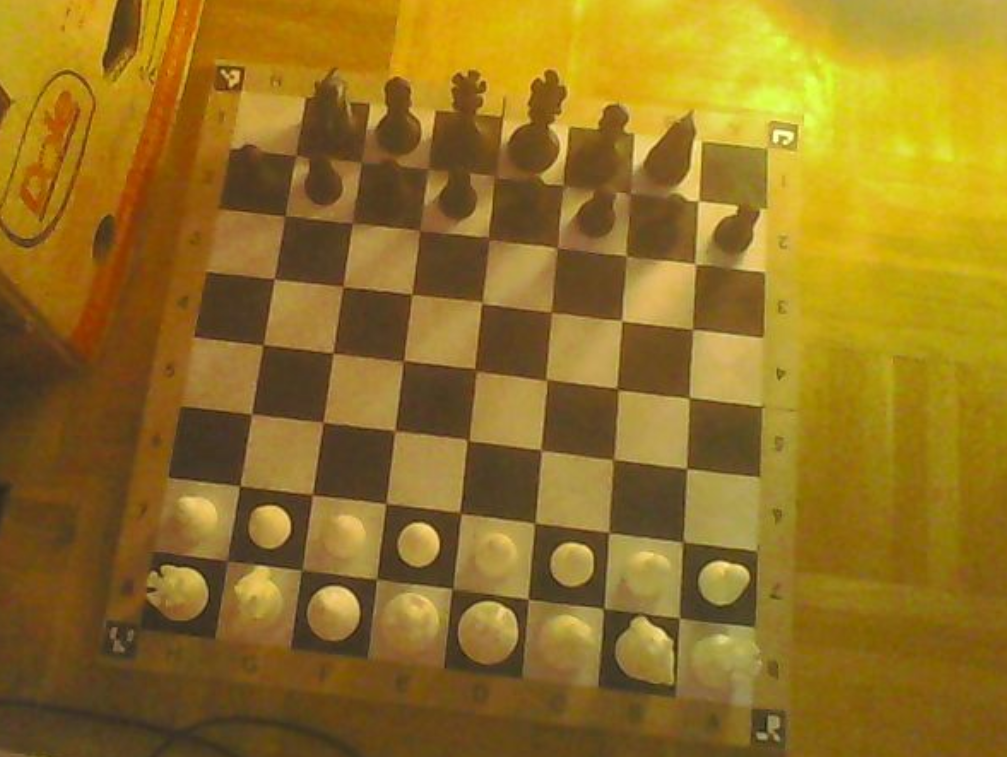
#> input picture clipboard_board.png, 1007 x 757 px
$ python -i pastille_detector.py   (imports and definitions only)
#> lines starting #> are read from the running program, lines starting #| are printed output that depends on the picture; after the words box and inside, x2 and y2 are one past the last pixel; in counts of white or black regions, pixels touching at a corner belong together
#> further down, picture is the input picture: shape (757, 1007, 3); mean B, G, R 34.8, 113.8, 146.8
"""
Détection robuste des pastilles de couleur posées sur les pièces d'échecs :
- Pions noirs : pastilles VIOLETTES
- Pièces rang 1 noir (arrière-rangée noire : tours, cavaliers, fous, reine, roi) : pastilles BLEUES
- Pions blancs : pastilles ROUGES
- Pièces rang 8 blanc (arrière-rangée blanche : tours, cavaliers, fous, reine, roi) : pastilles VERTES

Avec compensation de parallaxe 3D :
Quand la caméra est inclinée, le sommet d'une pièce haute (7-9 cm) est projeté
plus loin du centre optique que sa base posée au sol. Ce module compense
ce décalage projectif pour associer avec certitude chaque pastille à sa case réelle.
"""

import cv2
import numpy as np
import chess

SQ = 64
WARP_SIZE = 512
PASTILLE_PAD = 64  # Marge d'une case tout autour du quadrillage 512x512 pour capter les pièces hautes débordant par l'angle caméra

# Identifiants de pastille
PASTILLE_NONE = None
PASTILLE_PAWN_B = "PAWN_B"    # Violet (Pion Noir)
PASTILLE_PIECE_B = "PIECE_B"  # Bleu (Pièce Noire)
PASTILLE_PAWN_W = "PAWN_W"    # Rouge (Pion Blanc)
PASTILLE_PIECE_W = "PIECE_W"  # Vert (Pièce Blanche)


class PastilleDetection:
    """Représente une pastille détectée sur le plateau."""
    def __init__(self, ptype, cx, cy, area, circularity, color_bgr, base_x=None, base_y=None):
        self.type = ptype
        self.cx = cx
        self.cy = cy
        self.area = area
        self.circularity = circularity
        self.color_bgr = color_bgr
        # Coordonnées estimées de la base de la pièce au sol (après compensation de parallaxe)
        self.base_x = base_x if base_x is not None else cx
        self.base_y = base_y if base_y is not None else cy

    def to_dict(self):
        return {
            'type': self.type,
            'cx': float(self.cx),
            'cy': float(self.cy),
            'base_x': float(self.base_x),
            'base_y': float(self.base_y),
            'area': float(self.area),
            'circularity': float(self.circularity),
            'color_bgr': self.color_bgr
        }


def detect_pastille_blobs(warped_img, center_xy=None, pad=None, config=None):
    """
    Extrait tous les blobs de pastilles de couleur sur une image redressée (512x512 ou 640x640 avec pad=64).
    Retourne une liste de PastilleDetection dont les coordonnées (cx, cy) et (base_x, base_y)
    sont exprimées dans le repère standard [0..512] du plateau.
    """
    if warped_img is None:
        return []

    cfg = config or {}
    min_area = float(cfg.get("pastille_min_area", 45))
    max_area = float(cfg.get("pastille_max_area", 320))
    min_circ = float(cfg.get("pastille_min_circ", 0.52))
    min_sat = float(cfg.get("pastille_min_sat", 40))
    parallax_scale = float(cfg.get("parallax_scale", 1.0))

    h, w = warped_img.shape[:2]
#> h = 757; w = 1007
    if pad is None:
        pad = PASTILLE_PAD if (h == WARP_SIZE + 2 * PASTILLE_PAD and w == WARP_SIZE + 2 * PASTILLE_PAD) else 0
#> pad = 0
    hsv = cv2.cvtColor(warped_img, cv2.COLOR_BGR2HSV)
#> hsv: shape (757, 1007, 3); mean H, S, V 20.2, 190.8, 146.9
    H, S, V = hsv[:, :, 0], hsv[:, :, 1], hsv[:, :, 2]
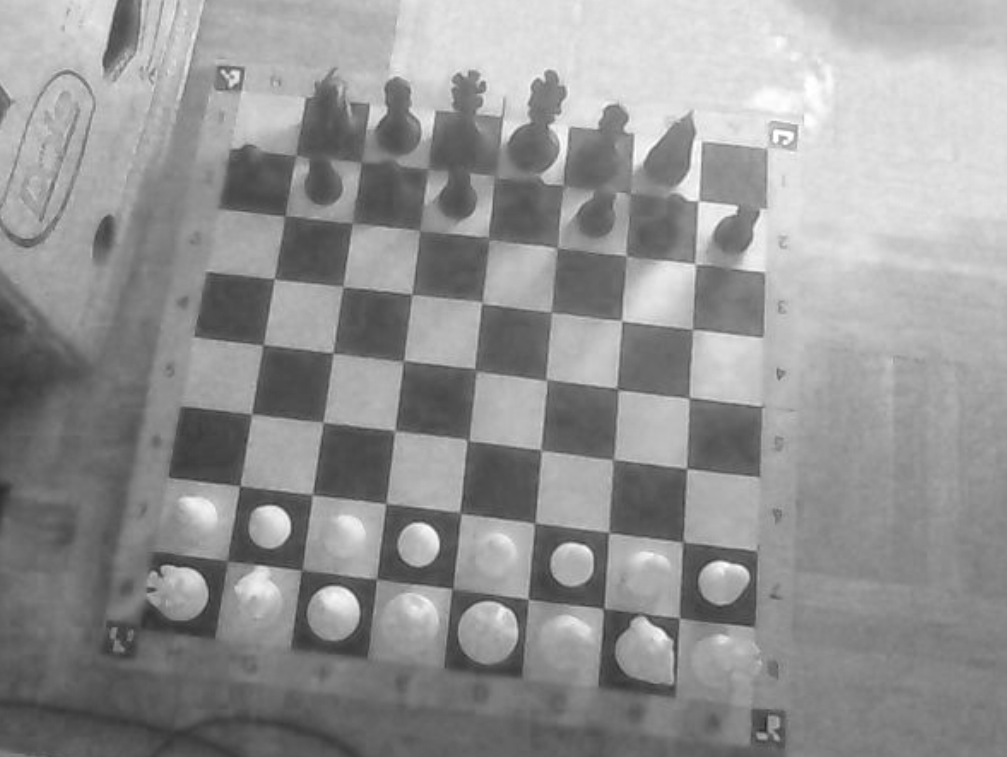
#> V: shape (757, 1007); min 36, max 255, mean 146.9
    B = warped_img[:, :, 0].astype(np.float32)
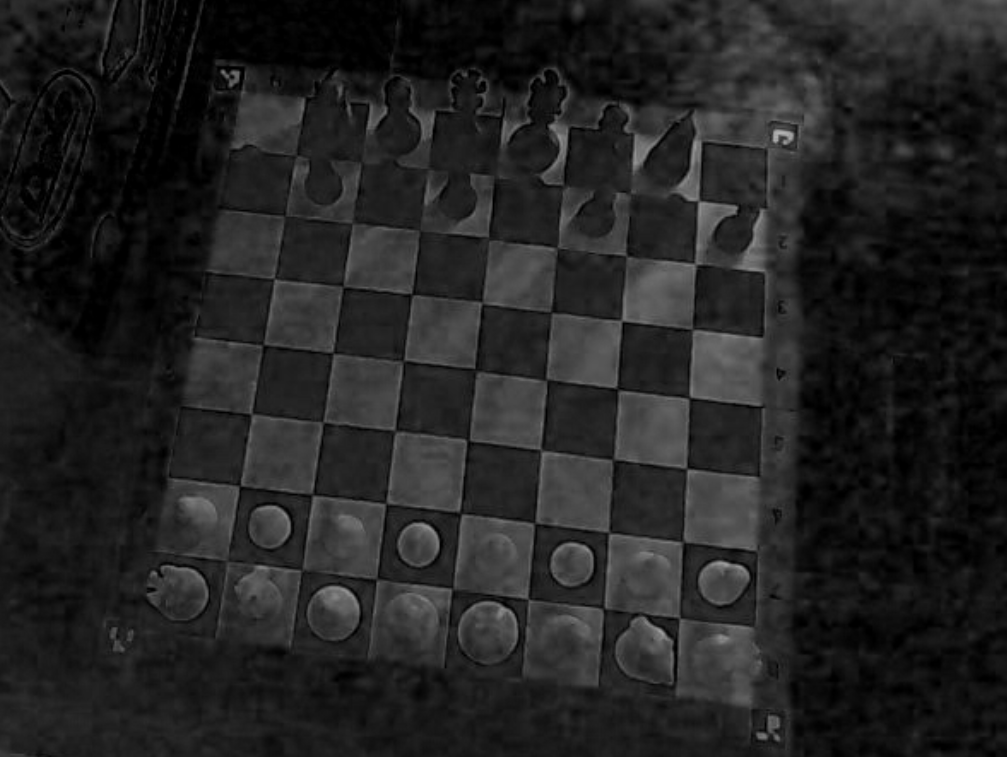
#> B: shape (757, 1007) float32; min 0, max 178, mean 34.8
    G = warped_img[:, :, 1].astype(np.float32)
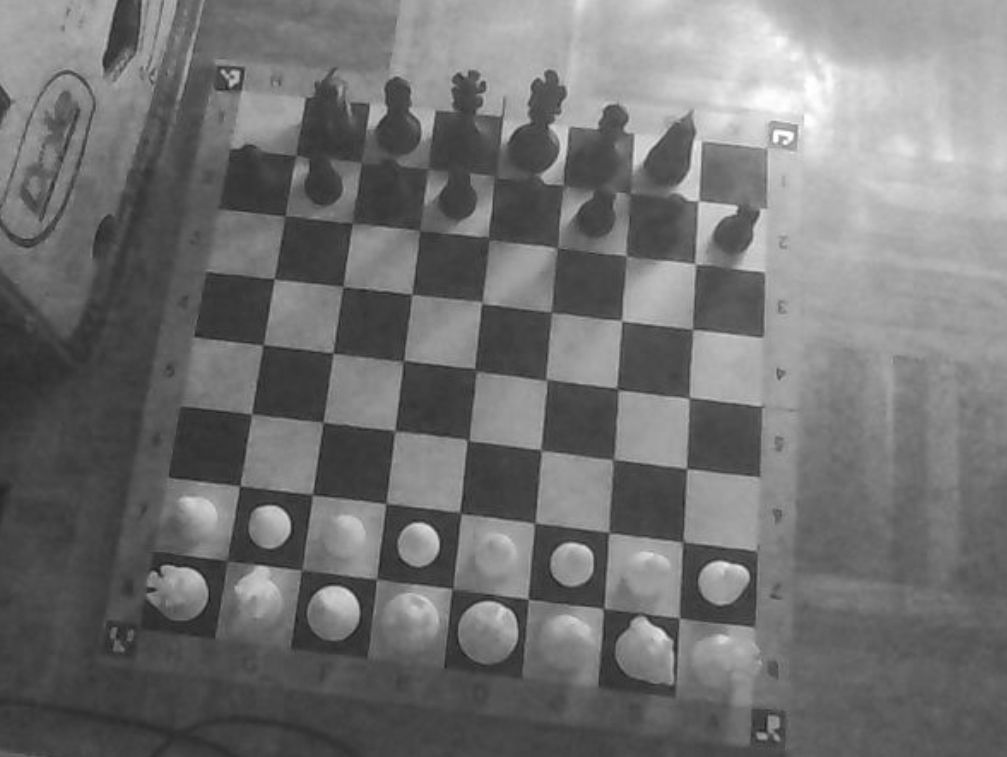
#> G: shape (757, 1007) float32; min 25, max 255, mean 113.8
    R = warped_img[:, :, 2].astype(np.float32)

    # Vérifier si des profils calibrés sur l'échiquier réel sont disponibles
    prof = {}
    try:
        from pathlib import Path
        import json
        p_file = Path("calibrated_pastille_profiles.json")
        if p_file.exists():
            with open(p_file, "r", encoding="utf-8") as f_prof:
#> (reads calibrated_pastille_profiles.json from the repository)
                prof_data = json.load(f_prof)
                prof = prof_data.get("colors", {})
    except Exception:
        prof = {}

    # Masques couleurs calibrés dynamiquement (ou par défaut robuste)
    p_green = prof.get(PASTILLE_PIECE_W, {}) if prof.get(PASTILLE_PIECE_W, {}).get("count_found", 0) > 0 else {}
    g_h_min = min(p_green.get("h_min", 35), 35)
    g_h_max = max(p_green.get("h_max", 85), 85)
    g_s_min = max(float(p_green.get("s_min", min_sat)), min_sat)
    g_v_min = p_green.get("v_min", 50)
    m_green = (
        ((H >= g_h_min) & (H <= g_h_max) & (S >= g_s_min) & (V >= g_v_min)) &
        (G > R + 10) & (G > B + 8)
    )
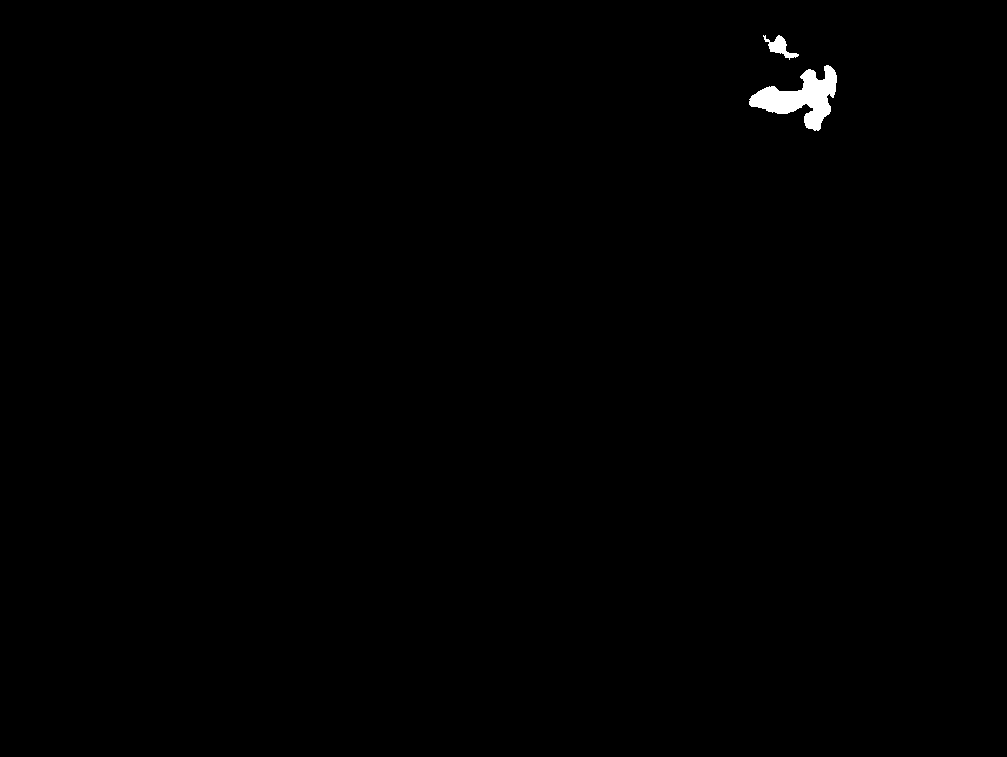
#> m_green: shape (757, 1007) bool; 0.38% white; 2 white regions, box (x1, y1, x2, y2) and area: (749, 65, 837, 131) 2596, (763, 35, 799, 60) 335

    # 2. Rouge (Pion Blanc)
    p_red = prof.get(PASTILLE_PAWN_W, {}) if prof.get(PASTILLE_PAWN_W, {}).get("count_found", 0) > 0 else {}
    r_s_min = max(float(p_red.get("s_min", min_sat * 1.3)), min_sat)
    r_v_min = p_red.get("v_min", 65)
    m_red = (
        (((H <= 14) | (H >= 166)) & (S >= r_s_min) & (V >= r_v_min)) |
        ((R > 130) & (R > G + 35) & (R > B + 35) & (S >= min_sat))
    )
#> m_red: shape (757, 1007) bool; 30.4% white; 697 white regions (404 under 20 px), largest, box (x1, y1, x2, y2) and area: (0, 0, 695, 560) 129616, (247, 225, 420, 477) 12523, (748, 171, 958, 288) 10114

    # 3. Bleu (Pièce Majeure Noire)
    p_blue = prof.get(PASTILLE_PIECE_B, {}) if prof.get(PASTILLE_PIECE_B, {}).get("count_found", 0) > 0 else {}
    b_h_min = min(p_blue.get("h_min", 95), 95)
    b_h_max = max(p_blue.get("h_max", 130), 132)
    b_s_min = max(float(p_blue.get("s_min", 45)), min_sat)
    b_v_min = p_blue.get("v_min", 55)
    m_blue = (
        ((H >= b_h_min) & (H <= b_h_max) & (S >= b_s_min) & (V >= b_v_min)) &
        (B > R * 1.35) & (B > G + 10)
    )
#> m_blue: shape (757, 1007) bool; every value is 0

    # 4. Violet (Pion Noir)
    p_viol = prof.get(PASTILLE_PAWN_B, {}) if prof.get(PASTILLE_PAWN_B, {}).get("count_found", 0) > 0 else {}
    v_h_min = min(p_viol.get("h_min", 132), 132)
    v_h_max = max(p_viol.get("h_max", 170), 170)
    v_s_min = max(float(p_viol.get("s_min", min_sat)), min_sat)
    v_v_min = p_viol.get("v_min", 55)
    m_violet = (
        ((H >= v_h_min) & (H <= v_h_max) & (S >= v_s_min) & (V >= v_v_min)) &
        (B > G * 1.20) & (R > G * 1.10)
    )

    categories = [
        (PASTILLE_PAWN_W, m_red, (0, 0, 255), 0.50),   # Pions blancs (hauteur modérée)
        (PASTILLE_PIECE_W, m_green, (0, 255, 0), 0.65), # Pièces blanches majeures (plus hautes)
        (PASTILLE_PIECE_B, m_blue, (255, 160, 0), 0.45), # Pièces noires majeures
        (PASTILLE_PAWN_B, m_violet, (255, 0, 255), 0.35), # Pions noirs
    ]

    blobs = []
    kernel = cv2.getStructuringElement(cv2.MORPH_ELLIPSE, (3, 3))

    for ptype, raw_mask, disp_bgr, height_ratio in categories:
        mask_u8 = (raw_mask.astype(np.uint8) * 255)
        cleaned = cv2.morphologyEx(mask_u8, cv2.MORPH_OPEN, kernel)
        cnts, _ = cv2.findContours(cleaned, cv2.RETR_EXTERNAL, cv2.CHAIN_APPROX_SIMPLE)

        for c in cnts:
            area = cv2.contourArea(c)
            # Filtre de taille réglable
            if min_area <= area <= max_area:
                peri = cv2.arcLength(c, True)
                circ = (4.0 * np.pi * area / (peri * peri)) if peri > 0 else 0.0
                # Filtre de circularité réglable (rejette reflets étirés et ombres)
                if circ >= min_circ:
                    M = cv2.moments(c)
                    if M['m00'] > 0:
                        cx = (M['m10'] / M['m00']) - pad
                        cy = (M['m01'] / M['m00']) - pad

                        # Modèle radial centré sur l'échiquier (perspective conique 3D) :
                        is_major = 'PIECE' in ptype
                        h_pix = 34.0 if is_major else 24.0

                        CX = center_xy[0] if center_xy else (WARP_SIZE / 2.0)
                        CY = center_xy[1] if center_xy else (WARP_SIZE / 2.0)
                        rx = (cx - CX) / (WARP_SIZE / 2.0)
                        ry = (cy - CY) / (WARP_SIZE / 2.0)

                        # Correction 2D bidirectionnelle modulée par parallax_scale
                        base_x = cx - rx * h_pix * 0.45 * parallax_scale
                        base_y = cy - ry * h_pix * 0.75 * parallax_scale

                        # Rejet des objets très éloignés hors plateau
                        if base_x < -25 or base_x > WARP_SIZE + 25 or base_y < -25 or base_y > WARP_SIZE + 25:
                            continue

                        blobs.append(PastilleDetection(
                            ptype, cx, cy, area, circ, disp_bgr,
                            base_x=base_x, base_y=base_y
                        ))
#> this loop made 4 passes
#> height_ratio on passes 2 to 4: 0.65, 0.45, 0.35
#> height_ratio on pass 1: 0.5
#> pass 1, in detect_pastille_blobs, `cleaned = cv2.morphologyEx(mask_u8, cv2.MORPH_OPEN, kernel)`:
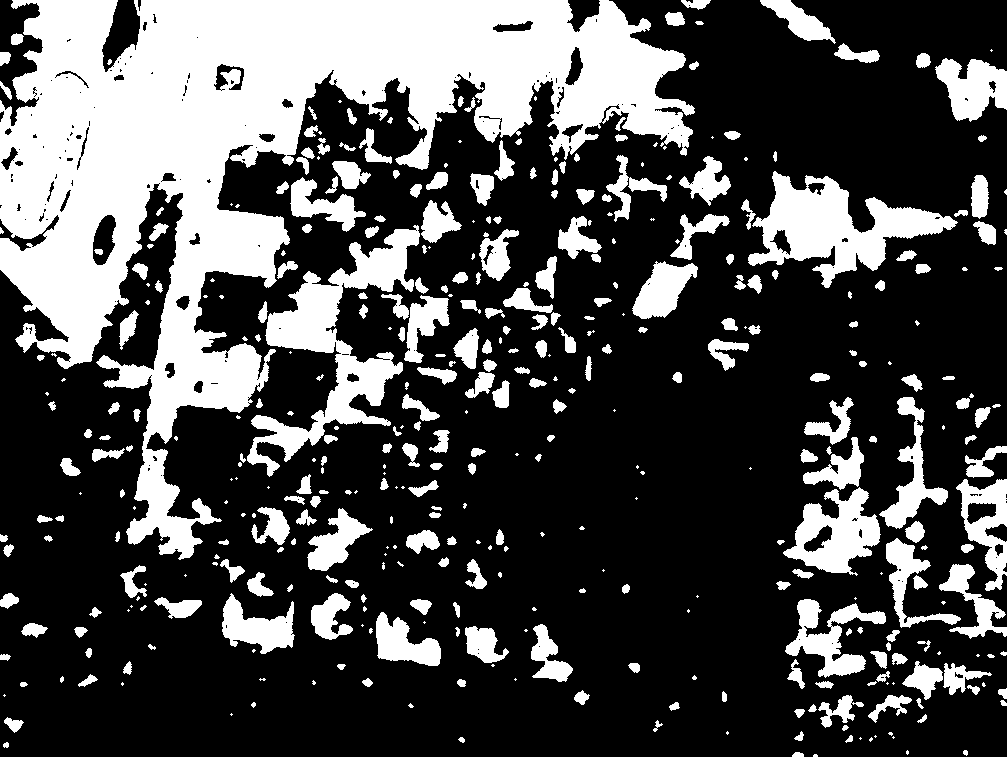
#> cleaned: shape (757, 1007); 29.8% white; 415 white regions (131 under 20 px), largest, box (x1, y1, x2, y2) and area: (0, 0, 695, 560) 128251, (247, 225, 420, 477) 12303, (748, 171, 958, 288) 10035
#> after the loop, blobs = 33 items

    return blobs


def detect_pastilles_by_square(warped_img, center_xy=None, pad=None, config=None):
    """
    Associe chaque case de l'échiquier (indexée par chess.Square 0..63) à sa pastille détectée,
    en utilisant les coordonnées au sol corrigées de la parallaxe.
    Retourne un dict: { sq: PastilleDetection }
    """
    blobs = detect_pastille_blobs(warped_img, center_xy=center_xy, pad=pad, config=config)
    square_pastilles = {}
    square_scores = {}

    for blob in blobs:
        # Col 0..7 correspond à file a..h
        col = int(np.clip(round(blob.base_x / SQ - 0.5), 0, 7))
        # Row 0..7 : row 0 est le haut de l'image (rank 8), row 7 est le bas (rank 1)
        row = int(np.clip(round(blob.base_y / SQ - 0.5), 0, 7))

        file = col
        rank = 7 - row
        sq = chess.square(file, rank)

        score = blob.area * (blob.circularity ** 2)
        if sq not in square_pastilles or score > square_scores[sq]:
            square_pastilles[sq] = blob
            square_scores[sq] = score

    return square_pastilles

>>> import cv2
>>> picture = cv2.imread('clipboard_board.png')
>>> result = detect_pastille_blobs(picture)
#> result = 33 items
